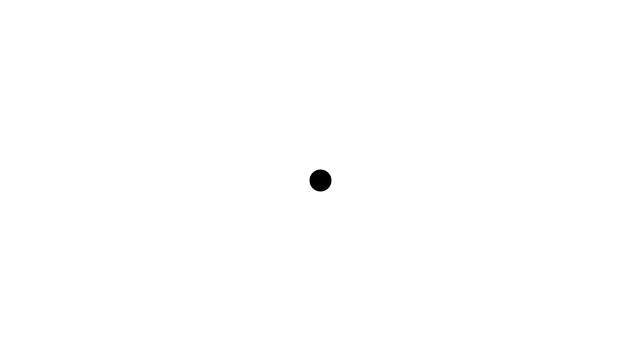
Frame 1 (no input)
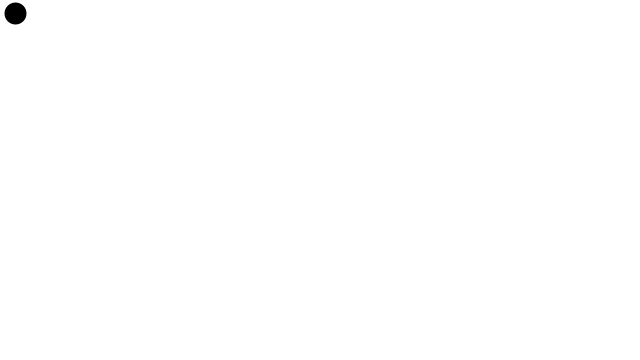
Frame 60 (the mouse pressed at the canvas centre just before this capture)
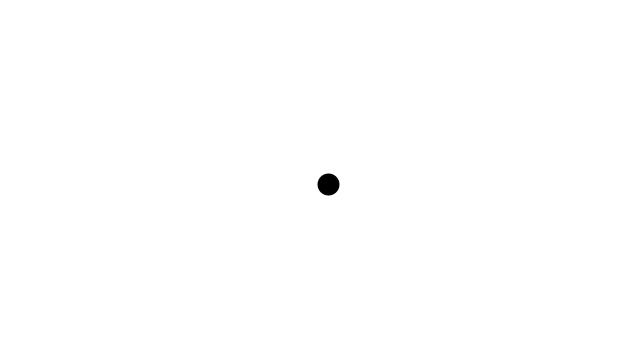
Frame 120 (the mouse held since frame 60 and released just before this capture)

The Processing sketch that drew these frames (run headless with seeded random() and noise(); from frame 60 on, the mouse is pressed at the canvas centre):

// Processing sketch: MouseFollowingAcceleration
// ── MouseFollowingAcceleration.pde
Ball ball;

void setup(){
  size(640,360);
  ball = new Ball();  
}


void draw(){
  background(255,50);
  ball.display();
  ball.move();
  
  
}
// ── Ball.pde
class Ball {

  PVector location;
  PVector velocity;

  Ball() {
    location = new PVector(width/2, height/2);
    velocity = new PVector(5, 5);
    
  }

  void display() {
    fill(0);
    stroke(0);
    strokeWeight(2);
    ellipse(location.x, location.y, 20, 20);
  }

  void move() {
    PVector mouse = new PVector(mouseX,mouseY);
    PVector dir = PVector.sub(mouse,location);
    dir.normalize();
    dir.mult(2);
    velocity.add(dir);
    velocity.limit(10);
    location.add(velocity);
  }
}
